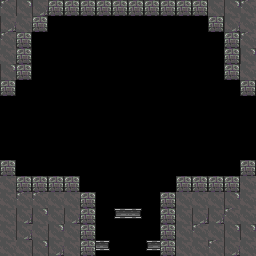

Tiled map render using the project's own tile images. Description and the whole map definition, tile-layer contents included, below:
An orthogonal 16x16 tile map with 16x16 px tiles, 1 tile layer (Tile Layer 1).

<map version="1.2" tiledversion="1.2.3" orientation="orthogonal" renderorder="right-down" width="16" height="16" tilewidth="16" tileheight="16" infinite="0" nextlayerid="2" nextobjectid="1">
 <tileset firstgid="1" source="../tileset.tsx" />
 <layer id="1" name="Tile Layer 1" width="16" height="16">
  <data encoding="csv">
89,88,72,59,59,59,59,59,59,59,59,59,59,25,88,89,
72,25,59,0,0,0,0,0,0,0,0,0,0,59,72,25,
89,59,0,0,0,0,0,0,0,0,49,0,0,0,59,89,
25,59,0,0,0,0,0,0,0,0,0,0,0,0,59,88,
88,59,0,0,0,0,0,0,0,0,0,0,0,0,59,25,
59,0,0,0,0,0,0,0,0,0,0,0,0,0,0,59,
0,0,0,0,0,0,0,0,0,0,0,0,0,0,0,0,
0,0,0,0,0,0,0,0,0,0,0,0,0,0,0,0,
0,0,0,0,0,0,0,0,0,0,0,0,0,0,0,0,
0,0,201,0,0,0,0,0,0,0,0,0,0,0,0,0,
59,0,0,0,0,0,0,0,0,0,0,0,0,0,0,59,
25,59,59,59,59,0,0,0,0,0,0,59,59,59,59,25,
25,89,89,25,25,59,0,0,0,0,59,25,25,25,88,25,
25,72,88,25,72,59,0,21,23,0,59,25,72,72,89,25,
25,72,25,88,25,59,0,0,0,0,59,25,89,25,88,88,
25,25,88,72,25,59,23,0,0,21,59,25,25,89,72,25
</data>
 </layer>
</map>
